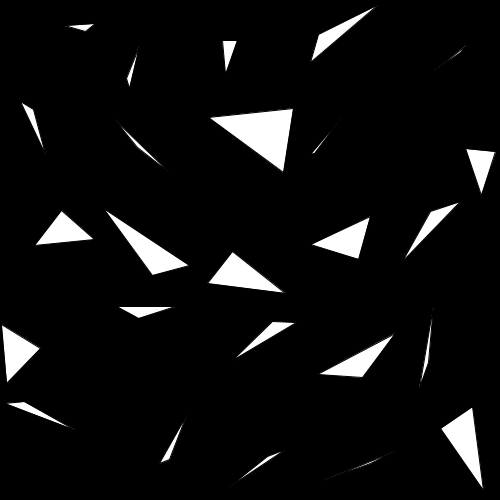
Frame 1 (no input)
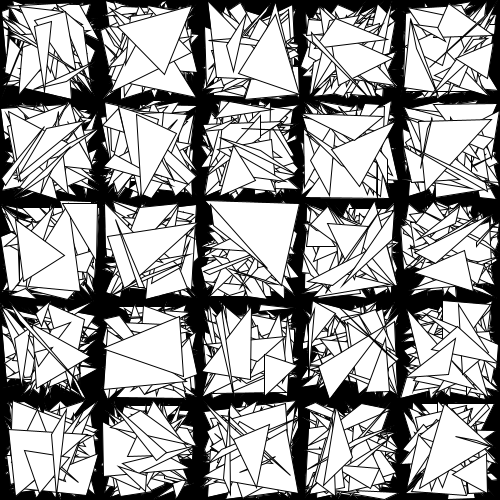
Frame 60 (the mouse pressed at the canvas centre just before this capture)
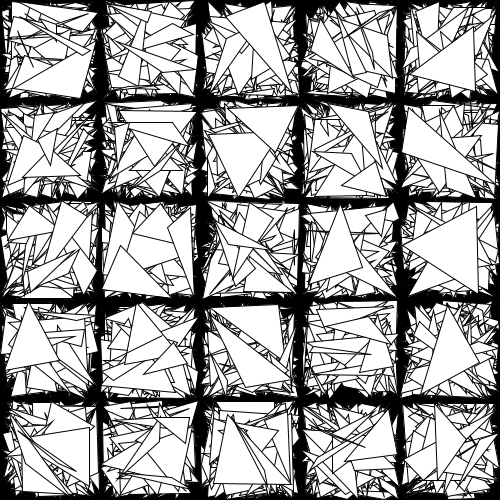
Frame 120 (the mouse held since frame 60 and released just before this capture)

The Processing sketch that drew these frames (run headless with seeded random() and noise(); from frame 60 on, the mouse is pressed at the canvas centre):

// Processing sketch: pattern_5
// ── pattern_5.pde
void setup() {
  size(500, 500);
  background(0);
}

void draw() {
  for (int x = 0; x < 500; x +=100) {
    for (int y = 0; y < 500; y +=100) {
      triangle(random(x, x+100), random(y, y+100), random(x, x+100), random(y, y+100), random(x, x+100), random(y, y+100));
    }
  }
}
